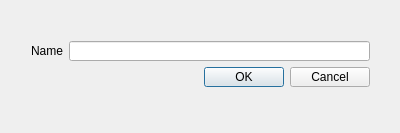
<?xml version="1.0" encoding="UTF-8"?>
<ui version="4.0">
 <class>Dialog</class>
 <widget class="QDialog" name="Dialog">
  <property name="geometry">
   <rect>
    <x>0</x>
    <y>0</y>
    <width>400</width>
    <height>133</height>
   </rect>
  </property>
  <property name="windowTitle">
   <string>Dialog</string>
  </property>
  <widget class="QWidget" name="">
   <property name="geometry">
    <rect>
     <x>20</x>
     <y>30</y>
     <width>361</width>
     <height>68</height>
    </rect>
   </property>
   <layout class="QVBoxLayout" name="verticalLayout">
    <item>
     <layout class="QHBoxLayout" name="horizontalLayout_2">
      <item>
       <widget class="QLabel" name="label">
        <property name="text">
         <string>Name</string>
        </property>
        <property name="buddy">
         <cstring>lineEdit</cstring>
        </property>
       </widget>
      </item>
      <item>
       <widget class="QLineEdit" name="lineEdit"/>
      </item>
     </layout>
    </item>
    <item>
     <layout class="QHBoxLayout" name="horizontalLayout">
      <item>
       <spacer name="horizontalSpacer">
        <property name="orientation">
         <enum>Qt::Horizontal</enum>
        </property>
        <property name="sizeHint" stdset="0">
         <size>
          <width>40</width>
          <height>20</height>
         </size>
        </property>
       </spacer>
      </item>
      <item>
       <widget class="QPushButton" name="pushButton">
        <property name="text">
         <string>OK</string>
        </property>
       </widget>
      </item>
      <item>
       <widget class="QPushButton" name="pushButton_2">
        <property name="text">
         <string>Cancel</string>
        </property>
       </widget>
      </item>
     </layout>
    </item>
   </layout>
  </widget>
 </widget>
 <layoutdefault spacing="6" margin="11"/>
 <tabstops>
  <tabstop>lineEdit</tabstop>
  <tabstop>pushButton</tabstop>
  <tabstop>pushButton_2</tabstop>
 </tabstops>
 <resources/>
 <connections>
  <connection>
   <sender>pushButton</sender>
   <signal>clicked()</signal>
   <receiver>Dialog</receiver>
   <slot>accept()</slot>
   <hints>
    <hint type="sourcelabel">
     <x>236</x>
     <y>77</y>
    </hint>
    <hint type="destinationlabel">
     <x>224</x>
     <y>111</y>
    </hint>
   </hints>
  </connection>
  <connection>
   <sender>pushButton_2</sender>
   <signal>clicked()</signal>
   <receiver>Dialog</receiver>
   <slot>close()</slot>
   <hints>
    <hint type="sourcelabel">
     <x>322</x>
     <y>87</y>
    </hint>
    <hint type="destinationlabel">
     <x>336</x>
     <y>113</y>
    </hint>
   </hints>
  </connection>
 </connections>
</ui>
